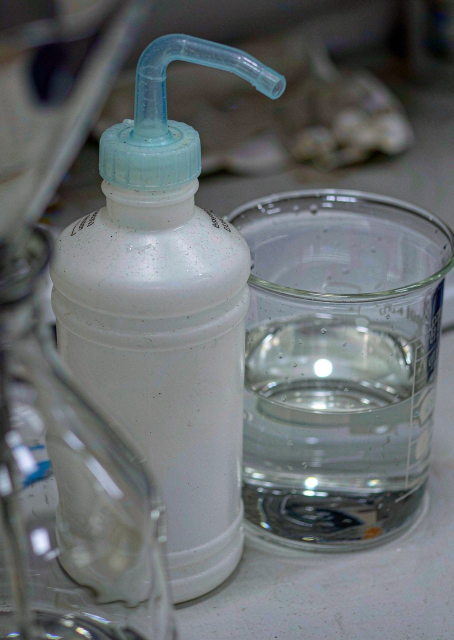
#> input picture data/synth/synth_confuse_01.jpg, 907 x 1280 px (shown at 1/2 size)
$ python make_sequence_videos.py
#> lines starting #> are read from the running program, lines starting #| are printed output that depends on the picture
"""用单帧画面拼接「巡视镜头」序列视频，用于验证跨帧时间融合。

为什么这样拼
------------
课程要求系统能处理短视频、并且结论要结合多个时间点的信息。真正要验证的是：

  * 危险在多数帧持续出现  → 应当确认
  * 危险只在个别帧一闪而过 → 应当降权，不能当成稳定存在的风险

实验室里不会为了做实验去制造违规现场并录像，所以这里用「同一巡视路线依次扫过
不同工位」的方式构造序列：每个镜头是一张独立画面的 3 秒定格，镜头间做淡入淡出。
它不是真实连续拍摄，但时间结构是真实的 —— 第几帧看到什么，与标注一一对应。

重要：这些视频的源图取自 **dev 集**，绝不动用 test 集，避免污染最终评测。
视频本身只用于机制演示，不计入 84 个独立图片样本的定量统计。

用法：
    python scripts/make_sequence_videos.py
"""

import argparse
from pathlib import Path

PROJECT_ROOT = Path(__file__).resolve().parents[1]

FPS = 10
SECONDS_PER_SHOT = 3
FADE_FRAMES = 6
OUT_SIZE = (1024, 768)  # (宽, 高)

#: 每段视频：文件名 -> (说明, 镜头列表[(图片相对路径, 该镜头真值)])
SEQUENCES = {
    "video_spill_persist": (
        "巡视开始于合规工位，随后连续三个镜头都拍到地面洒漏未处理 —— 危险持续存在",
        [
            ("data/synth/synth_confuse_01.jpg", "normal"),
            ("data/synth/synth_spill_or_obstruction_03.jpg", "spill_or_obstruction"),
            ("data/synth/synth_spill_or_obstruction_06.jpg", "spill_or_obstruction"),
            ("data/synth/synth_spill_or_obstruction_07.jpg", "spill_or_obstruction"),
        ],
    ),
    "video_food_transient": (
        "四个镜头里只有第二个出现实验区饮食，前后都是合规台面 —— 属瞬时出现，应降权",
        [
            ("data/synth/synth_confuse_02.jpg", "normal"),
            ("data/synth/synth_food_or_drink_01.jpg", "food_or_drink"),
            ("data/synth/synth_confuse_06.jpg", "normal"),
            ("data/synth/synth_confuse_15.jpg", "normal"),
        ],
    ),
    "video_ppe_persist": (
        "后三个镜头学生都没有正确佩戴护目镜 —— 危险持续存在，应确认",
        [
            ("data/synth/synth_confuse_01.jpg", "normal"),
            ("data/synth/synth_ppe_missing_01.jpg", "ppe_missing"),
            ("data/synth/synth_ppe_missing_04.jpg", "ppe_missing"),
            ("data/synth/synth_confuse_13.jpg", "ppe_missing"),
        ],
    ),
}


def _read_image(path: str):
    """读取图片。cv2.imread 在 Windows 上不认中文路径，改用 imdecode。"""
#> called with path = 'data/synth/synth_confuse_01.jpg'
    import cv2
    import numpy as np

    try:
        buf = np.fromfile(path, dtype=np.uint8)
    except OSError:
        return None
    if buf.size == 0:
        return None
    return cv2.imdecode(buf, cv2.IMREAD_COLOR)
#> returned value is the input picture: shape (1280, 907, 3); mean B, G, R 111.9, 109.6, 104.3


def _fit(img, size):
    """等比缩放后居中裁切到目标画幅。"""
#> called with size = (1024, 768)
    import cv2

    target_w, target_h = size
    h, w = img.shape[:2]
#> h = 1280; w = 907
    scale = max(target_w / w, target_h / h)
#> scale = 1.13
    resized = cv2.resize(img, (max(1, int(w * scale)), max(1, int(h * scale))))
    nh, nw = resized.shape[:2]
#> nh = 1445; nw = 1024
    x0 = max(0, (nw - target_w) // 2)
#> x0 = 0
    y0 = max(0, (nh - target_h) // 2)
#> y0 = 338
    return resized[y0:y0 + target_h, x0:x0 + target_w]
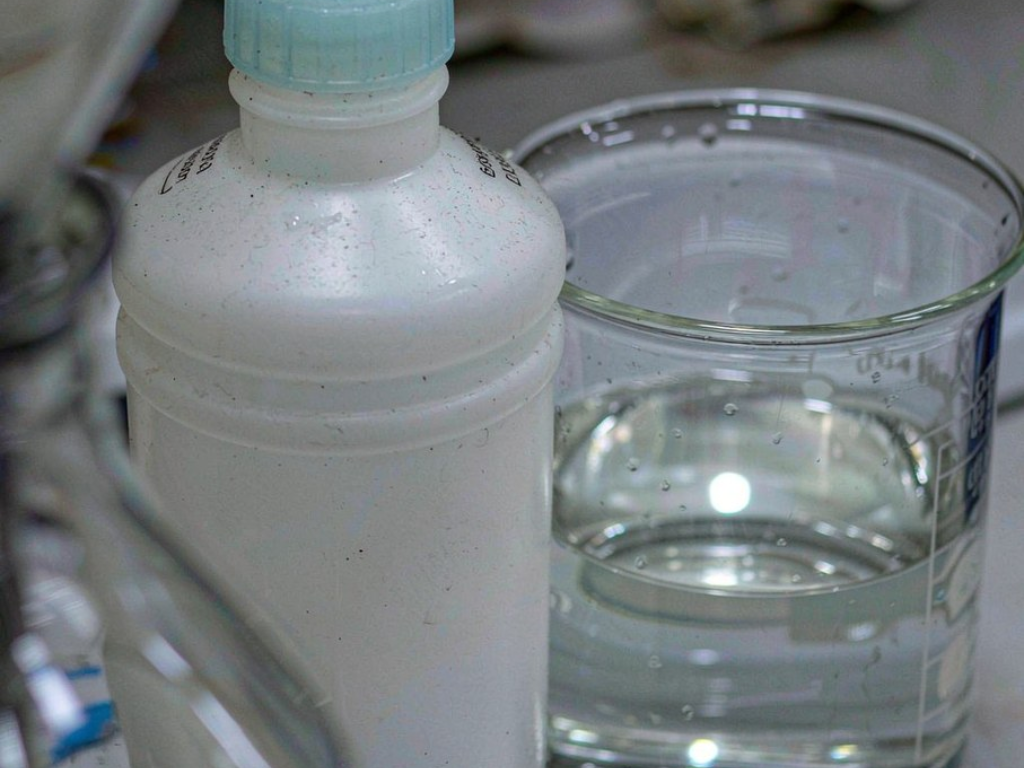
#> returned value: shape (768, 1024, 3); mean of channels 0, 1, 2 127.3, 124.8, 118.4; drawn as B, G, R


def main() -> None:
    parser = argparse.ArgumentParser(description="生成演示用序列视频")
    parser.add_argument("--out", default="data/web_video", help="输出目录")
    parser.add_argument("--only", default="", help="只生成指定的一段")
    args = parser.parse_args()

    import cv2
    import numpy as np

    out_dir = PROJECT_ROOT / args.out
    out_dir.mkdir(parents=True, exist_ok=True)

    for name, (desc, shots) in SEQUENCES.items():
        if args.only and args.only != name:
            continue

        frames = []
        missing = False
        for rel, _truth in shots:
            path = PROJECT_ROOT / rel
            if not path.exists():
                print(f"  ! 缺少 {rel}，跳过 {name}")
                missing = True
                break
            img = _read_image(str(path))
            if img is None:
                print(f"  ! 无法读取 {rel}，跳过 {name}")
                missing = True
                break
            frames.append(_fit(img, OUT_SIZE))
        if missing:
            continue

        video_path = out_dir / f"{name}.mp4"
        writer = cv2.VideoWriter(str(video_path), cv2.VideoWriter_fourcc(*"mp4v"),
                                 FPS, OUT_SIZE)
        per_shot = FPS * SECONDS_PER_SHOT
        total = 0

        for i, shot in enumerate(frames):
            for f in range(per_shot):
                frame = shot.copy()
                # 镜头首尾做淡入淡出，模拟镜头切换；中间保持原样
                if f < FADE_FRAMES:
                    alpha = f / FADE_FRAMES
                    frame = (frame.astype(np.float32) * alpha).astype(np.uint8)
                elif f > per_shot - FADE_FRAMES:
                    alpha = max(0.0, (per_shot - f) / FADE_FRAMES)
                    frame = (frame.astype(np.float32) * alpha).astype(np.uint8)
                writer.write(frame)
                total += 1
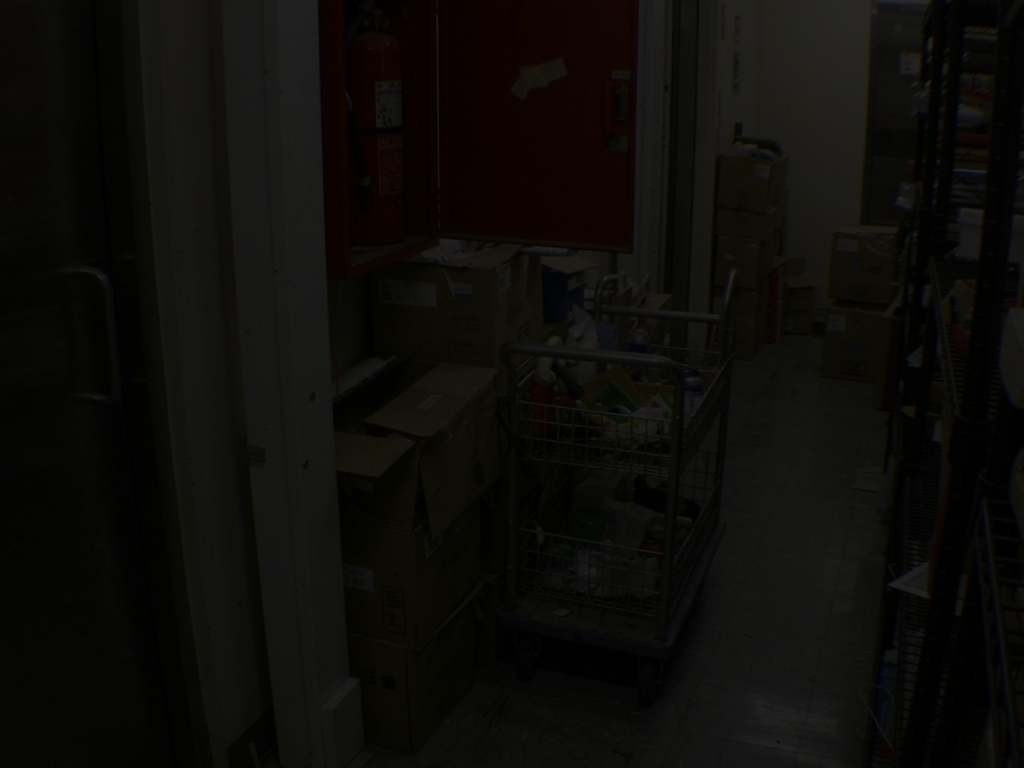
#> frame: shape (768, 1024, 3); mean of channels 0, 1, 2 9.5, 12, 13.2; drawn as B, G, R
        writer.release()

        seconds = total / FPS
        print(f"已生成 {video_path}（{len(frames)} 个镜头，{seconds:.1f}s，{total} 帧）")
        print(f"  说明：{desc}")
        print(f"  镜头真值：{', '.join(t for _, t in shots)}")
#> pass 2 of the loop in main, `for name, (desc, shots) in SEQUENCES.items():`:
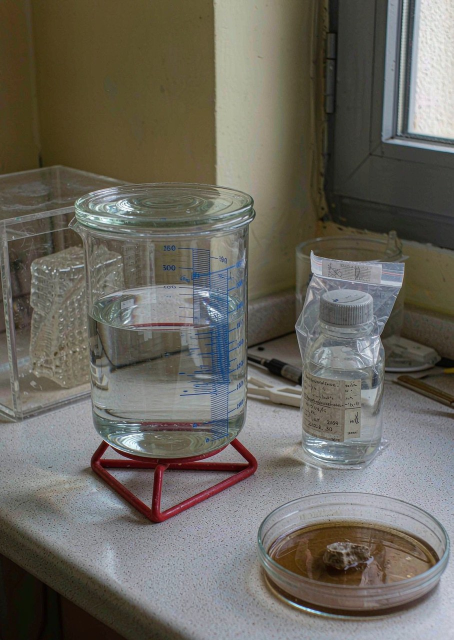
#> input picture data/synth/synth_confuse_02.jpg, 907 x 1280 px (shown at 1/2 size)
#> in _read_image, returned value is the input picture: shape (1280, 907, 3); mean B, G, R 94.7, 103.4, 106.8
#> in _fit (call 5), `return resized[y0:y0 + target_h, x0:x0 + target_w]`:
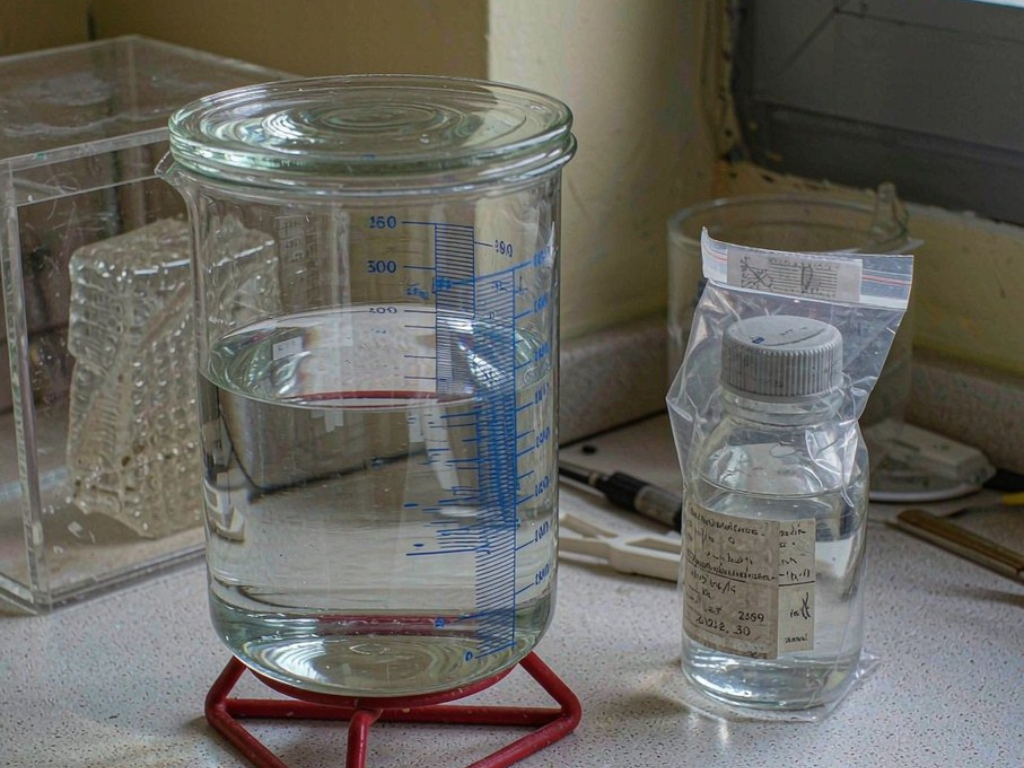
#> returned value: shape (768, 1024, 3); mean of channels 0, 1, 2 95.8, 102.2, 104; drawn as B, G, R

    print("\n提示：这些是拼接序列，不是真实连续拍摄，报告里要如实说明。")
    print("      源图取自 dev 集，未使用 test 样本。")


if __name__ == "__main__":
    main()
